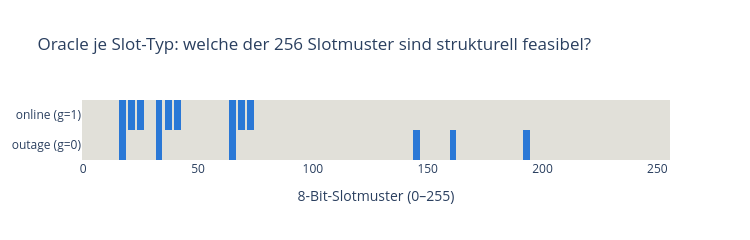

Write notebook code for a chart like this one.
### Markdown cell above
# GM-QAOA: Aufbau und Ablauf

Die zwei Bausteine werden getrennt konstruiert und dann im QAOA-Schaltkreis abwechselnd angewandt:

```text
 Feasibility-Prädikat (qc/instance.py)            Kosten je Konfiguration z
 Lade/Entlade-XOR, Import/Export-XOR,             direkte Kosten (z-only; Runde 1 einziger
 SoC-One-Hot, Outage-Pinning                      Term: Resiliency-Erlös −225 $ je bedientem
          │                                       Outage-Slot) + max über Benders-Cuts (ab R2)
          │ Oracle über 2^8 Muster je Slot                 │
          ▼                                                ▼
 per-Slot-Mengen: 27 (online) / 18 (outage)        H_C = diag(E(z)),  z ∈ F
          │                                        prägt nur Phasen ein,
          │ kartesisches Produkt entlang g_avail   mischt nichts
          ▼
 F: 27 × 18 = 486 feasible Zustände
          │
          ▼
 |F⟩ = Gleichverteilung über F
 U_M(β) = I − (1 − e^{−iβ}) |F⟩⟨F|
 mischt all-to-all innerhalb F,
 koppelt nie nach außen
```

Der Schaltkreis alterniert beide Operatoren $p$-mal, mit festen **Ramp-Winkeln** (annealing-artig: $\gamma$ steigt, $\beta$ fällt — kein Parameter-Training):

$$|\psi\rangle \;=\; \underbrace{U_M(\beta_p)\, e^{-i\gamma_p H_C}}_{\text{Layer } p} \cdots \underbrace{U_M(\beta_1)\, e^{-i\gamma_1 H_C}}_{\text{Layer } 1}\; |F\rangle, \qquad P(z) = |\psi_z|^2$$

Rollenverteilung: $H_C$ **schreibt Kosteninformation in die Phasen**, der Mixer **übersetzt Phasendifferenzen in Betragsdifferenzen** (Spiegelung am Amplituden-Mittelwert). Keiner der beiden kann allein eine Verteilung formen — Phasen ändern keine Wahrscheinlichkeiten, und der Mixer auf phasengleichem Zustand ist nur eine globale Phase. Die drei Plots darunter zeigen die Bausteine einzeln: das Oracle (Mixer-Konstruktion), die Diagonalstruktur von $H_C$, und die Amplifikation über die Layer.

### Code cell
from qc.instance import BITS_PER_SLOT, Instance, int_to_bits, structurally_feasible

# 1) Mixer-Konstruktion: das Feasibility-Prädikat als Oracle über alle 2^8 = 256
#    Bitmuster EINES Slots — einmal für online (g=1), einmal für outage (g=0)
patterns = np.arange(2 ** BITS_PER_SLOT)
mask = {}
for g in (1, 0):
    dummy = Instance(p_pv=np.zeros(1), p_load=np.zeros(1),
                     tou=np.zeros(1), g_avail=np.array([g]))
    mask[g] = structurally_feasible(int_to_bits(patterns, BITS_PER_SLOT), dummy)

n_on, n_off = int(mask[1].sum()), int(mask[0].sum())
print(f"online: {n_on}/256 feasibel, outage: {n_off}/256 feasibel")
print(f"F = kartesisches Produkt entlang g_avail = {n_on} x {n_off} = {n_on * n_off} Zustände")

fig = px.imshow(
    np.vstack([mask[1], mask[0]]).astype(int),
    color_continuous_scale=[[0.0, "#e1e0d9"], [1.0, "#2a78d6"]],
    aspect="auto",
    labels={"x": "8-Bit-Slotmuster (0–255)", "y": ""},
    y=["online (g=1)", "outage (g=0)"],
    title="Oracle je Slot-Typ: welche der 256 Slotmuster sind strukturell feasibel?",
)
fig.update_layout(width=750, height=230, coloraxis_showscale=False)
fig.show()

### Figure 1 — Plotly figure (JSON) as saved in the notebook; plotly's stock layout.template omitted (floating-point values rounded to 4 significant figures; data arrays with more than 128 entries replaced by an {"elided": "..."} marker saying what was removed)
{"data": [{"coloraxis": "coloraxis", "hovertemplate": "8-Bit-Slotmuster (0–255): %{x}<br>y: %{y}<br>color: %{z}<extra></extra>", "name": "0", "type": "heatmap", "xaxis": "x", "y": ["online (g=1)", "outage (g=0)"], "yaxis": "y", "z": {"elided": "2x256 int values"}}], "layout": {"coloraxis": {"autocolorscale": false, "colorscale": [[0, "#e1e0d9"], [1, "#2a78d6"]], "showscale": false}, "height": 230, "title": {"text": "Oracle je Slot-Typ: welche der 256 Slotmuster sind strukturell feasibel?"}, "width": 750, "xaxis": {"anchor": "y", "domain": [0, 1], "title": {"text": "8-Bit-Slotmuster (0–255)"}}, "yaxis": {"anchor": "x", "autorange": "reversed", "domain": [0, 1]}}}
